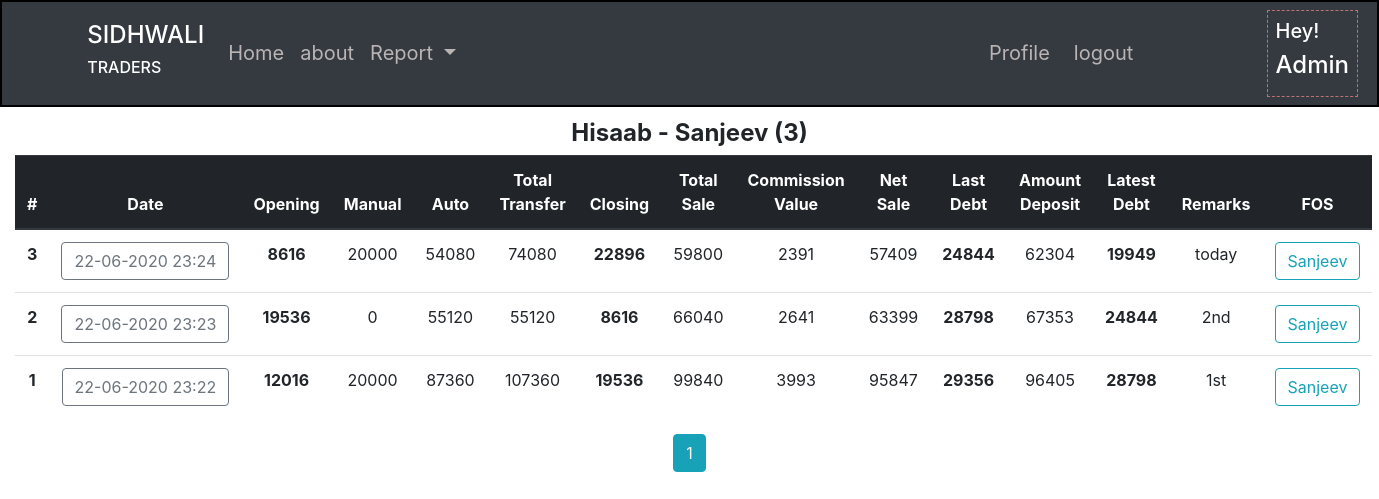
Before: /home/user/Sanjeev (signed in) with the older database file.
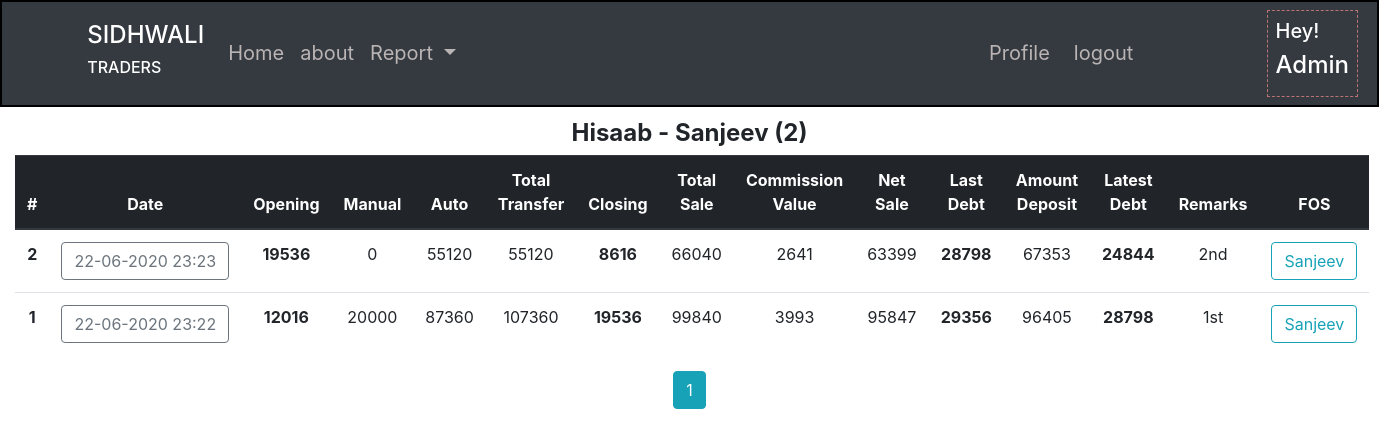
After: the same page with the newer database file.
### crm/models.py (models this page shows, shortened)
class Hisaab(db.Model):
    id = db.Column(db.Integer, primary_key=True)
    date = db.Column(db.DateTime, nullable=False, default=datetime.now)
    open_bal = db.Column(db.Integer, nullable=False, default=0)
    manual_trans = db.Column(db.Integer, nullable=False, default=0)
    auto_trans = db.Column(db.Integer, nullable=False, default=0)
    closing = db.Column(db.Integer, nullable=False, default=0)
    total_trans = db.Column(db.Integer, default=0)
    total_sale = db.Column(db.Integer, default=0)
    commission_value = db.Column(db.Integer, default=0)
    net_sale = db.Column(db.Integer, default=0)
    last_debt = db.Column(db.Integer, nullable=False, default=0)
    amt_received = db.Column(db.Integer, nullable=False, default=0)
    latest_debt = db.Column(db.Integer, default=0)
    remarks = db.Column(db.Text, nullable=False)
    user_id = db.Column(db.Integer, db.ForeignKey("user.id"), nullable=False)

class User(db.Model, UserMixin):
    id = db.Column(db.Integer, primary_key=True)
    username = db.Column(db.String(20), unique=True, nullable=False)
    email = db.Column(db.String(120), unique=True, nullable=False)
    image_file = db.Column(db.String(20), nullable=False, default="default.jpeg")
    password = db.Column(db.String(20), nullable=False)
    pos_id = db.Column(db.Integer, unique=True, nullable=False)
    hisaab = db.relationship("Hisaab", backref="fos", lazy="dynamic")

### crm/routes.py (the view)
@app.route("/home/user/<string:username>")
@login_required
def user_hisaab(username):
    page = request.args.get("page", 1, type=int)
    user = User.query.filter_by(username=username).first_or_404()
    hisaab = (
        Hisaab.query.filter_by(fos=user)
        .order_by(Hisaab.date.desc())
        .paginate(page=page, per_page=5)
    )
    return render_template(
        "user_hisaab.html",
        title=current_user.username + " Report",
        hisaab=hisaab,
        admin=admin,
        user=user,
    )

### crm/models.py (called while the page is built)
@login_manager.user_loader
def load_user(user_id):
    return User.query.get(int(user_id))

### crm/templates/user_hisaab.html
{% extends "index.html" %}
{% block content  %}
<div class="container-fluid text-center mt-2">
   <legend class="font-weight-bold mb-1">Hisaab - {{ user.username }} ({{ hisaab.total }})</legend>
   <table class="table">
      <thead class="thead-dark">
         <tr>
            <th scope="col">#</th>
            <th scope="col">Date</th>
            <th scope="col">Opening</th>
            <th scope="col">Manual</th>
            <th scope="col">Auto</th>
            <th scope="col">Total Transfer</th>
            <th scope="col">Closing</th>
            <th scope="col">Total Sale</th>
            <th scope="col">Commission Value</th>
            <th scope="col">Net Sale</th>
            <th scope="col">Last Debt</th>
            <th scope="col">Amount Deposit</th>
            <th scope="col">Latest Debt</th>
            <th scope="col">Remarks</th>
            {% if current_user.username == admin %}
            <th scope="col">FOS</th>
            {% endif %}
         </tr>
      </thead>
      <tbody>
         {% for hisaab in hisaab.items %}
         <tr>
            <th scope="row">{{ hisaab.id }}</th>
            <td><a class="btn btn-outline-secondary"
                  href="{{ url_for('single_hisaab', hisaab_id=hisaab.id) }}">{{ hisaab.date.strftime("%d-%m-%Y %H:%M") }}</a>
            </td>
            <td><strong>{{ hisaab.open_bal }}</strong></td>
            <td>{{ hisaab.manual_trans }}</td>
            <td>{{ hisaab.auto_trans }}</td>
            <td>{{ hisaab.total_trans }}</td>
            <td><strong>{{ hisaab.closing }}</strong></td>
            <td>{{ hisaab.total_sale }}</td>
            <td>{{ hisaab.commission_value }}</td>
            <td>{{ hisaab.net_sale }}</td>
            <td><strong>{{ hisaab.last_debt }}</strong></td>
            <td>{{ hisaab.amt_received }}</td>
            <td><strong>{{ hisaab.latest_debt }}</strong></td>
            <td>{{ hisaab.remarks }}</td>
            {% if current_user.username == admin %}
            <td><a class="btn btn-outline-info"
                  href="{{ url_for('user_hisaab', username=hisaab.fos.username) }}">{{ hisaab.fos.username }}</a></td>
            {% endif %}
         </tr>
         {% endfor %}
      </tbody>
   </table>
   {% for page_num in hisaab.iter_pages(left_edge=1, right_edge=1, left_current=1, right_current=3) %}
   {% if page_num %}
   {% if hisaab.page == page_num %}
   <a class="btn btn-info mb-4"
      href="{{ url_for('user_hisaab', username=user.username, page=page_num) }}">{{ page_num }}</a>
   {% else %}
   <a class="btn btn-outline-info mb-4"
      href="{{ url_for('user_hisaab', username=user.username, page=page_num) }}">{{ page_num }}</a>
   {% endif %}
   {% else %}
   ...
   {% endif %}
   {% endfor %}
</div>
{% endblock content %}

Changed rows visible on the page:
removed Hisaab: id "3", date "22-06-2020 23:24", open_bal "8616", manual_trans "20000", auto_trans "54080", total_trans "74080", closing "22896", total_sale "59800", commission_value "2391", net_sale "57409", last_debt "24844", amt_received "62304", latest_debt "19949", remarks "today", fos.username "Sanjeev"
Other visible differences:
{{ hisaab.total }}: "3" → "2"
